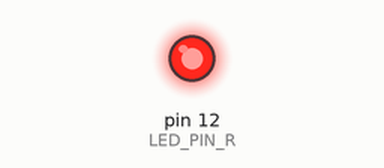
This program was run on a simulated Raspberry Pi (header pin numbers). Shown: output pins drawn as LEDs (lit = HIGH).

Above: at 0.1 s.
Timing chart, 0 to 1.6 s (numbered marks = the images above):
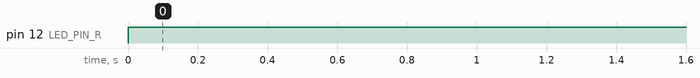

Measured:
- by itself, pin 12 (LED_PIN_R): LOW → HIGH at 0.00 s

The program:

LED_ON_BTTN.py
```python
#!/usr/bin/env python
import RPi.GPIO as GPIO

LED_PIN_R = 12
BtnPinS = 11

GPIO.setmode(GPIO.BOARD)       # Numbers GPIOs by physical location
GPIO.setup(LED_PIN_R, GPIO.OUT)   # Set the R pin to mode is output
GPIO.setup(BtnPinS, GPIO.IN, pull_up_down=GPIO.PUD_UP)    # Set BUTTON_PIN_S's mode is input, and pull up to high level(3.3V)


try:
    while True:
        GPIO.output(LED_PIN_R, GPIO.HIGH)  # Set the R pin to High(3.3V) to turn on led
except KeyboardInterrupt: #This is looking for a CTL+C
    GPIO.cleanup() #clean up the GPIO when exiting
```
